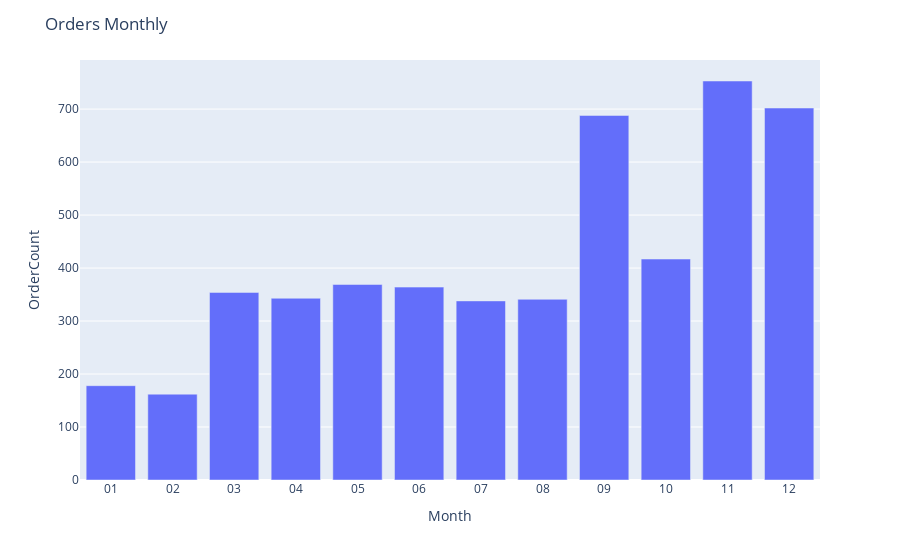

This figure's notebook cell:
### Markdown cell above
**Observation**: By checking the year-on-year growth of order amount, we can see that company is growing each year more than the last one. So we could say the growth is exponential. this is very good news, especially when we compare those numbers to the relatively stagnant customer count per year. We could conclude that even though our customer base is not growing fast, their demand still is.

### Code cell
# Orders per month.
orders_monthly = pd.read_sql(
    """
    SELECT Month, COUNT (DISTINCT OrderID) AS OrderCount
    FROM (
        SELECT
            *,
            SUBSTR(OrderDate, 6, 2) AS Month
        FROM Orders
    )
    GROUP BY Month

    """, db_conn)

fig = px.bar(orders_monthly, x='Month', y='OrderCount')
fig.update_layout(title='Orders Monthly')
fig.show()

### Figure 1 — Plotly figure (JSON) as saved in the notebook; plotly's stock layout.template omitted (floating-point values rounded to 4 significant figures)
{"data": [{"alignmentgroup": "True", "hovertemplate": "Month=%{x}<br>OrderCount=%{y}<extra></extra>", "legendgroup": "", "marker": {"color": "#636efa", "pattern": {"shape": ""}}, "name": "", "offsetgroup": "", "orientation": "v", "showlegend": false, "textposition": "auto", "type": "bar", "x": ["01", "02", "03", "04", "05", "06", "07", "08", "09", "10", "11", "12"], "xaxis": "x", "y": [178, 162, 354, 343, 369, 364, 338, 341, 688, 417, 753, 702], "yaxis": "y"}], "layout": {"barmode": "relative", "legend": {"tracegroupgap": 0}, "margin": {"t": 60}, "title": {"text": "Orders Monthly"}, "xaxis": {"anchor": "y", "domain": [0, 1], "title": {"text": "Month"}}, "yaxis": {"anchor": "x", "domain": [0, 1], "title": {"text": "OrderCount"}}}}
